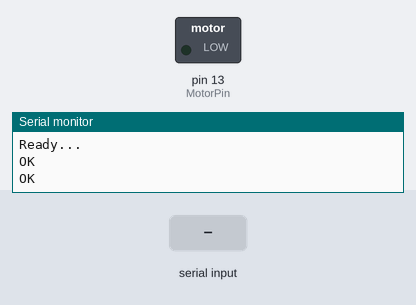
Simulated run of this sketch. Board: Arduino Uno, built with avr-gcc and run on an emulated ATmega328P. Shown: switched loads named in the sketch (green lamp = pin HIGH), the last lines printed to the serial monitor. The test bench sets the inputs (shaded band). The modem accepts every AT command (registered, SIM ready, sends succeed) and sends nothing else.

Above: at 4.2 s.
4.3 s: "RING" received over the second serial link
At 5.6 s:
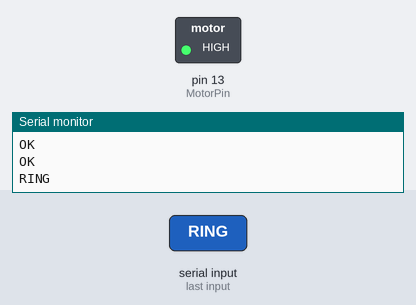
Timing chart, 0 to 7.3 s (numbered marks = the images above; inputs shaded):
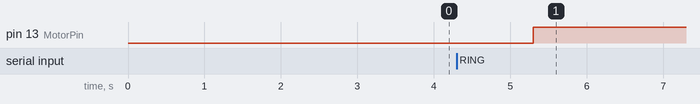

The sketch:

Missed_call_based_ON_OFF_Motor.ino
```cpp
#include <SoftwareSerial.h>

SoftwareSerial gsmSerial(9, 10); // RX, TX for the GSM module
int MotorPin = 13; // Motor connected to digital pin 13

void setup() {
    pinMode(MotorPin, OUTPUT); // Initialize the digital pin as an output
    gsmSerial.begin(9600);   // Set baud rate for the GSM module
    Serial.begin(9600);      // Set baud rate for serial communication with PC

    Serial.println("Ready...");
    delay(1000);

    // Turn off echo
    gsmSerial.println("ATE0");
    delay(1000);

    // Set SMS text mode
    gsmSerial.println("AT+CMGF=1");
    delay(1000);
}

void loop() {
    if (gsmSerial.available()) {
        String inputString = gsmSerial.readString();
        Serial.print(inputString); // You can see the GSM module output in the Serial Monitor

        // Check if the string contains "RING"
        if (inputString.indexOf("RING") != -1) {
            toggleMOTOR(); // Toggle the Motor state on receiving a call
            // Optionally, you can hang up the call
            gsmSerial.println("ATH"); // Send hang-up command to the GSM module
        }
    }
}

void toggleMOTOR() {
    static bool motorState = false;
    motorState = !motorState;
    digitalWrite(MotorPin, motorState ? HIGH : LOW);

    // Send SMS notification
    String smsMessage = motorState ? "Motor is ON" : "Motor is OFF";
    sendSMS("+918543053029", smsMessage); // Replace with your phone number
}

void sendSMS(String number, String text) {
    gsmSerial.println("AT+CMGS=\"" + number + "\"");
    delay(1000);
    gsmSerial.println(text);
    delay(1000);
    gsmSerial.write(26); // ASCII code for CTRL+Z
}
```

Measured:
- after the input at 4.3 s, pin 13 (MotorPin): LOW → HIGH after 1.0 s
